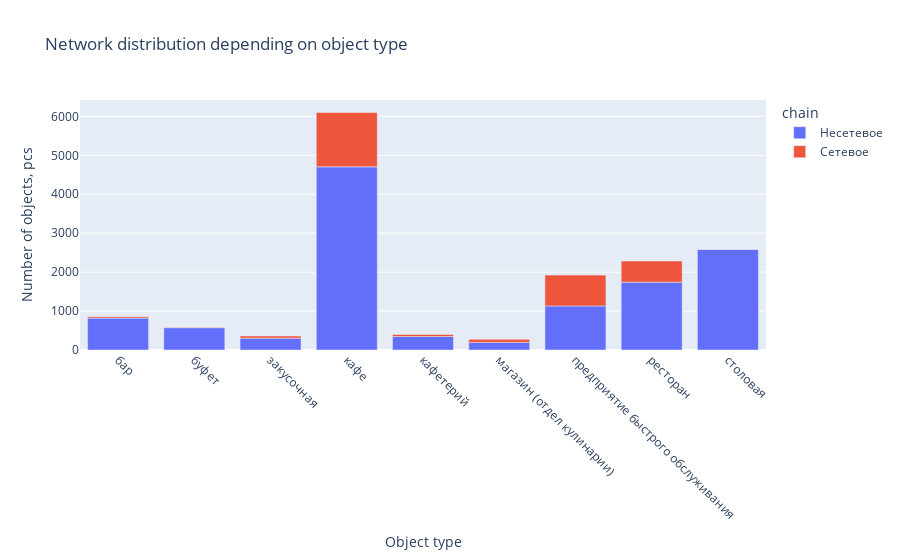

The cell this chart's notebook holds for it:
### Code cell
fig = px.bar(chain_object_pivot_table, x='object_type', y='number_of_object', color='chain', 
             labels={
                     "object_type": "Object type",
                     "number_of_object": "Number of objects, pcs"
                 },
             title='Network distribution depending on object type')
fig.update_xaxes(tickangle=45)
fig.show()

### Figure 1 — Plotly figure (JSON) as saved in the notebook; plotly's stock layout.template omitted (floating-point values rounded to 4 significant figures)
{"data": [{"alignmentgroup": "True", "hovertemplate": "chain=Несетевое<br>Object type=%{x}<br>Number of objects, pcs=%{y}<extra></extra>", "legendgroup": "Несетевое", "marker": {"color": "#636efa", "pattern": {"shape": ""}}, "name": "Несетевое", "offsetgroup": "Несетевое", "orientation": "v", "showlegend": true, "textposition": "auto", "type": "bar", "x": ["бар", "буфет", "закусочная", "кафе", "кафетерий", "магазин (отдел кулинарии)", "предприятие быстрого обслуживания", "ресторан", "столовая"], "xaxis": "x", "y": [819, 574, 304, 4703, 346, 195, 1132, 1741, 2584], "yaxis": "y"}, {"alignmentgroup": "True", "hovertemplate": "chain=Сетевое<br>Object type=%{x}<br>Number of objects, pcs=%{y}<extra></extra>", "legendgroup": "Сетевое", "marker": {"color": "#EF553B", "pattern": {"shape": ""}}, "name": "Сетевое", "offsetgroup": "Сетевое", "orientation": "v", "showlegend": true, "textposition": "auto", "type": "bar", "x": ["бар", "буфет", "закусочная", "кафе", "кафетерий", "магазин (отдел кулинарии)", "предприятие быстрого обслуживания", "ресторан", "столовая"], "xaxis": "x", "y": [37, 11, 56, 1396, 52, 78, 791, 544, 3], "yaxis": "y"}], "layout": {"barmode": "relative", "legend": {"title": {"text": "chain"}, "tracegroupgap": 0}, "title": {"text": "Network distribution depending on object type"}, "xaxis": {"anchor": "y", "domain": [0, 1], "tickangle": 45, "title": {"text": "Object type"}}, "yaxis": {"anchor": "x", "domain": [0, 1], "title": {"text": "Number of objects, pcs"}}}}
